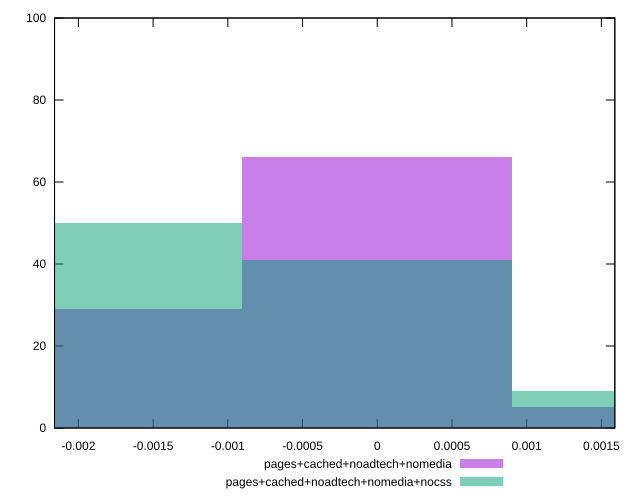

Write the gnuplot code that produced this figure.
reset

$pagesCachedNoadtechNomedia <<EOF
0 66
-0.0018095900274177413 29
0.0018095900274177413 5
EOF

$pagesCachedNoadtechNomediaNocss <<EOF
0 41
-0.0018095900274177413 50
0.0018095900274177413 9
EOF

set key outside below
set boxwidth 0.0018095900274177413
set xrange [-0.002159735026158665:0.0015899335474080687]
set yrange [0:100]
set trange [0:100]
set style fill transparent solid 0.5 noborder
set terminal svg size 640, 500 enhanced background rgb 'white'
set output "report_00026_2021-02-22T21:38:55.199Z/meta/pScore-difference/comparison/histogram/3_vs_4.svg"

plot $pagesCachedNoadtechNomedia title "pages+cached+noadtech+nomedia" with boxes, \
     $pagesCachedNoadtechNomediaNocss title "pages+cached+noadtech+nomedia+nocss" with boxes

reset
